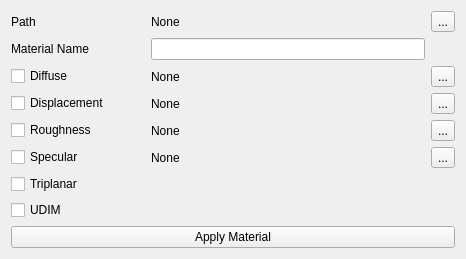
<?xml version="1.0" encoding="UTF-8"?>
<ui version="4.0">
 <class>Form</class>
 <widget class="QWidget" name="Form">
  <property name="geometry">
   <rect>
    <x>0</x>
    <y>0</y>
    <width>466</width>
    <height>244</height>
   </rect>
  </property>
  <property name="sizePolicy">
   <sizepolicy hsizetype="Minimum" vsizetype="Minimum">
    <horstretch>0</horstretch>
    <verstretch>0</verstretch>
   </sizepolicy>
  </property>
  <property name="windowTitle">
   <string>Form</string>
  </property>
  <layout class="QGridLayout" name="gridLayout">
   <item row="3" column="1">
    <widget class="QLabel" name="displacementPathLabel">
     <property name="text">
      <string>None</string>
     </property>
    </widget>
   </item>
   <item row="8" column="0" colspan="4">
    <widget class="QPushButton" name="applyMaterialPushButton">
     <property name="text">
      <string>Apply Material</string>
     </property>
    </widget>
   </item>
   <item row="3" column="3">
    <widget class="QToolButton" name="displacementToolButton">
     <property name="text">
      <string>...</string>
     </property>
    </widget>
   </item>
   <item row="4" column="3">
    <widget class="QToolButton" name="roughnessToolButton">
     <property name="text">
      <string>...</string>
     </property>
    </widget>
   </item>
   <item row="5" column="3">
    <widget class="QToolButton" name="specularToolButton">
     <property name="text">
      <string>...</string>
     </property>
    </widget>
   </item>
   <item row="2" column="1">
    <widget class="QLabel" name="diffusePathLabel">
     <property name="text">
      <string>None</string>
     </property>
    </widget>
   </item>
   <item row="0" column="3">
    <widget class="QToolButton" name="pathToolButton">
     <property name="text">
      <string>...</string>
     </property>
    </widget>
   </item>
   <item row="3" column="0">
    <widget class="QCheckBox" name="displacementCheckBox">
     <property name="text">
      <string>Displacement</string>
     </property>
     <property name="checkable">
      <bool>false</bool>
     </property>
    </widget>
   </item>
   <item row="2" column="3">
    <widget class="QToolButton" name="diffuseToolButton">
     <property name="text">
      <string>...</string>
     </property>
    </widget>
   </item>
   <item row="2" column="0">
    <widget class="QCheckBox" name="diffuseCheckBox">
     <property name="text">
      <string>Diffuse</string>
     </property>
     <property name="checkable">
      <bool>false</bool>
     </property>
    </widget>
   </item>
   <item row="5" column="0">
    <widget class="QCheckBox" name="specularCheckBox">
     <property name="text">
      <string>Specular</string>
     </property>
     <property name="checkable">
      <bool>false</bool>
     </property>
    </widget>
   </item>
   <item row="4" column="0">
    <widget class="QCheckBox" name="roughnessCheckBox">
     <property name="text">
      <string>Roughness</string>
     </property>
     <property name="checkable">
      <bool>false</bool>
     </property>
    </widget>
   </item>
   <item row="0" column="0">
    <widget class="QLabel" name="pathLabelLabel">
     <property name="text">
      <string>Path</string>
     </property>
    </widget>
   </item>
   <item row="5" column="1">
    <widget class="QLabel" name="specularPathLabel">
     <property name="text">
      <string>None</string>
     </property>
    </widget>
   </item>
   <item row="1" column="1" colspan="2">
    <widget class="QLineEdit" name="materialNameLineEdit"/>
   </item>
   <item row="4" column="1">
    <widget class="QLabel" name="roughnessPathLabel">
     <property name="text">
      <string>None</string>
     </property>
    </widget>
   </item>
   <item row="1" column="0">
    <widget class="QLabel" name="materialNameLabel">
     <property name="text">
      <string>Material Name</string>
     </property>
    </widget>
   </item>
   <item row="0" column="1">
    <widget class="QLabel" name="pathLabel">
     <property name="text">
      <string>None</string>
     </property>
    </widget>
   </item>
   <item row="6" column="0">
    <widget class="QCheckBox" name="triplanarCheckbox">
     <property name="text">
      <string>Triplanar</string>
     </property>
     <property name="checkable">
      <bool>true</bool>
     </property>
    </widget>
   </item>
   <item row="7" column="0">
    <widget class="QCheckBox" name="udimCheckbox">
     <property name="text">
      <string>UDIM</string>
     </property>
     <property name="checkable">
      <bool>false</bool>
     </property>
    </widget>
   </item>
  </layout>
 </widget>
 <resources/>
 <connections/>
</ui>
